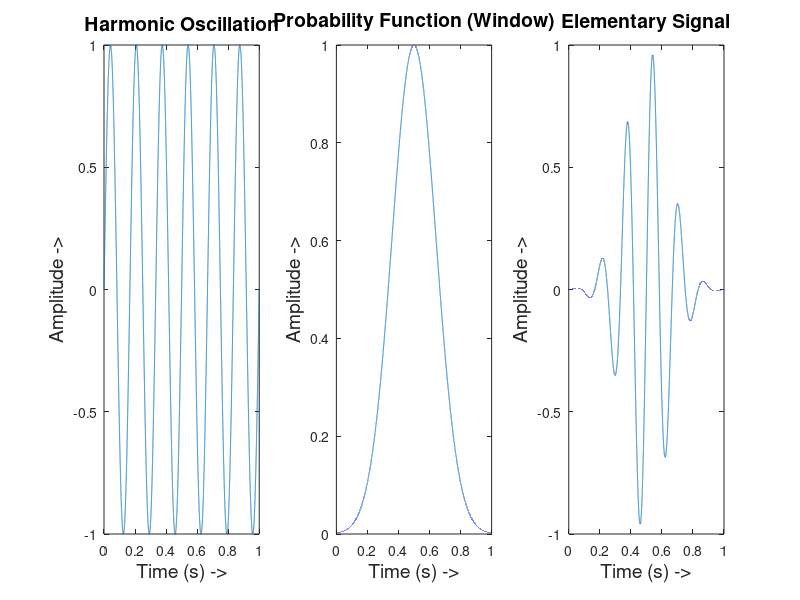

MATLAB code to generate this figure:
% Gaussian Example
% Written by Ben Holmes

% This script shows a very basic example from Dennis Gabor's paper
% Theory of Communication: the elementary signal. This signal is
% a Gaussian envelope applied to a sine wave, making the most 
% simple (elementary) grain

% a = amplitude/shape
% t = time
% t0 = centre time

% Sampling Frequency
Fs = 44100;

% Linear time vector
t = linspace(0, Fs, Fs);

% Signal properties
a = 5/Fs;
t0 = 0.5*Fs;
f0 = 6;

% Sine wave
sine = sin(2*pi*(f0/Fs)*t);

% Envelope
env = e.^(-(a^2)*((t-t0).^2));

% Plot Sine wave
subplot(1,3,1);
plot(t/Fs, sine);
title('Harmonic Oscillation', 'FontSize', 14);
ylabel("Amplitude ->", 'FontSize', 14);
xlabel("Time (s) ->", 'FontSize', 14);

% Plot Amplitude Envelope
subplot(1,3,2);
plot(t/Fs, env);
title('Probability Function (Window)', 'FontSize', 14);
ylabel("Amplitude ->", 'FontSize', 14);
xlabel("Time (s) ->", 'FontSize', 14);

% Plot the product Elementary Signal
subplot(1,3,3);
plot(t/Fs, sine.*env);
title('Elementary Signal', 'FontSize', 14);
ylabel("Amplitude ->", 'FontSize', 14);
xlabel("Time (s) ->", 'FontSize', 14);